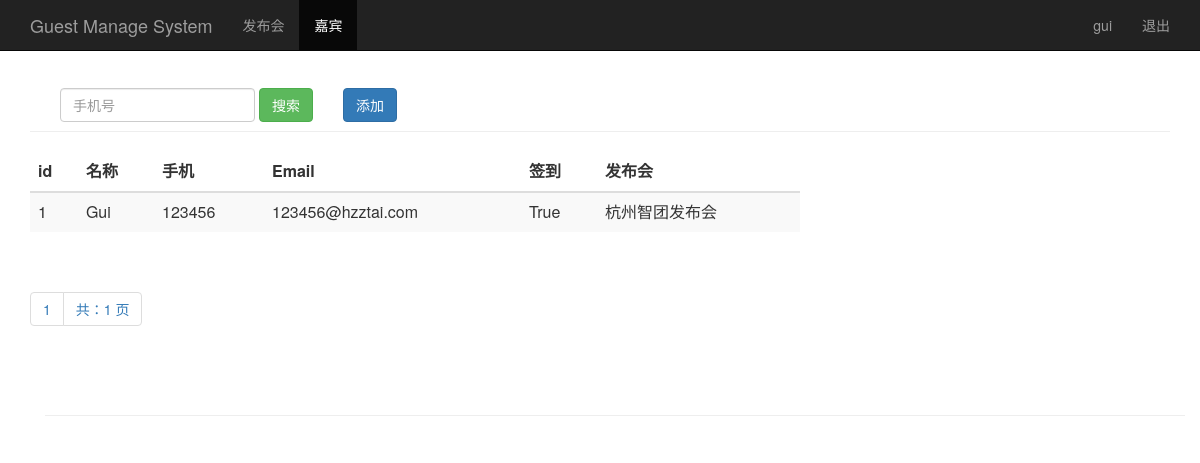
The page /guest_manage/ (signed in) on the database its author committed.
### sign/models.py (models this page shows)
class Guest(models.Model):
    event = models.ForeignKey(Event, on_delete=models.CASCADE)                          # relevance presentation
    realname = models.CharField(max_length=64)                                          # name
    phone = models.CharField(max_length=16)                                             # phone
    email = models.EmailField()                                                         # email
    sign = models.BooleanField()                                                        # sign status
    create_time = models.DateTimeField(auto_now=True)                                   # create time

class Event(models.Model):
    name = models.CharField(max_length=100)             # Presentation title
    limit = models.IntegerField()                       # Attend number
    status = models.BooleanField()                      # Status
    address = models.CharField(max_length=200)          # Address
    start_time = models.DateTimeField('events time')    # Presentation date
    create_time = models.DateTimeField(auto_now=True)   #Create time (auto get)
    def __str__(self):
        return self.name

### sign/views.py (the view)
# urls.py: path('guest_manage/', views.guest_manage),
@login_required
def guest_manage(request):
    username = request.session.get('user', '')
    guests = Guest.objects.get_queryset().order_by('id')
    paginator = Paginator(guests, 5)
    page = request.GET.get('page')
    try:
        contacts = paginator.page(page)
    except PageNotAnInteger:
        contacts = paginator.page(1)
    except EmptyPage:
        contacts = paginator.page(paginator.num_pages)
    return render(request, "guest_manage.html", {"user": username, "guests": contacts})

### sign/templates/guest_manage.html (shortened to what this page needs)
{% extends "base.html" %}
{% block content %}
      <nav class="navbar navbar-inverse navbar-fixed-top">
        <div class="container">
          <div class="navbar-header">
            <a class="navbar-brand" href="/guest_manage/">Guest Manage System</a>
          </div>
          <div id="navbar" class="collapse navbar-collapse">
            <ul class="nav navbar-nav">
              <li><a href="/event_manage/">发布会</a></li>
              <li class="active"><a href="#about">嘉宾</a></li>
            </ul>
            <ul class="nav navbar-nav navbar-right">
             <li><a href="#">{{user}}</a></li>
             <li><a href="/logout/">退出</a></li>
           </ul>
          </div>
        </div>
      </nav>
      <div class="container theme-showcase" role="main">
        <div class="page-header" style="margin-top: 80px;">
          <div id="navbar" class="navbar-collapse collapse" style="float:left;">
            <form class="navbar-form" method="get" action="/search_phone/">
              <div class="form-group">
                <input name="phone" type="text" placeholder="手机号" class="form-control">
              </div>
              <button type="submit" class="btn btn-success">搜索</button>
            </form>
          </div>
          <div "float:right;">
            <button type="submit" class="btn btn-primary" onclick="window.location.href='/add_guest/'" style="margin-top: 8px;">添加</button>
          </div>
        </div>
        <div class="row">
          <div class="col-md-6" style="width: 800px;">
            <table class="table table-striped">
              <thead>
                <tr>
                  <th>id</th>
                  <th>名称</th>
                  <th>手机</th>
                  <th>Email</th>
                  <th>签到</th>
                  <th>发布会</th>
                </tr>
              </thead>
              <tbody>
                {% for guest in guests %}
                  <tr>
                    <td>{{ guest.id }}</td>
                    <td>{{ guest.realname }}</td>
                    <td>{{ guest.phone }}</td>
                    <td>{{ guest.email }}</td>
                    <td>{{ guest.sign }}</td>
                    <td>{{ guest.event }}</td>
                  </tr>
               {% endfor %}
              </tbody>
            </table>
          </div>
        </div>
      <div class="pagination">
        <span class="step-links">
          <ul class="pagination">
             <li><a href="#">{{ guests.number }}</a></li>
            <li><a href="#">共：{{ guests.paginator.num_pages }} 页</a></li>
          </ul>
        </span>
      </div>
{% endblock %}

### rows shown on the page
Guest: id "1", realname "Gui", phone "123456", email "123456@hzztai.com", sign "True", event "杭州智团发布会"

### other values the page prints
{{ user }} "gui"
{{ guests.number }} "1"
{{ guests.paginator.num_pages }} "1"
